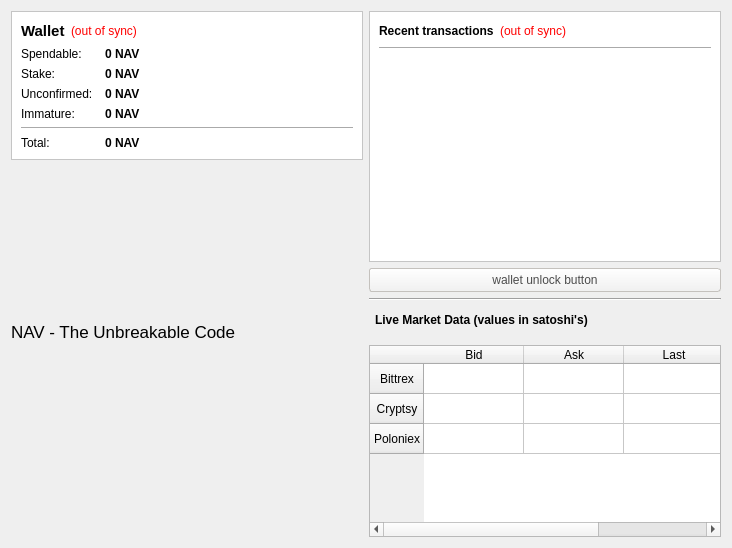
<?xml version="1.0" encoding="UTF-8"?>
<ui version="4.0">
 <class>OverviewPage</class>
 <widget class="QWidget" name="OverviewPage">
  <property name="geometry">
   <rect>
    <x>0</x>
    <y>0</y>
    <width>732</width>
    <height>548</height>
   </rect>
  </property>
  <property name="windowTitle">
   <string>Form</string>
  </property>
  <property name="styleSheet">
   <string notr="true"/>
  </property>
  <layout class="QHBoxLayout" name="horizontalLayout" stretch="0,0">
   <item>
    <layout class="QVBoxLayout" name="verticalLayout_2" stretch="0,0,0,0,0,0">
     <property name="sizeConstraint">
      <enum>QLayout::SetMinimumSize</enum>
     </property>
     <item>
      <widget class="QFrame" name="frame">
       <property name="styleSheet">
        <string notr="true">background-color: rgb(255,255,255);</string>
       </property>
       <property name="frameShape">
        <enum>QFrame::StyledPanel</enum>
       </property>
       <property name="frameShadow">
        <enum>QFrame::Raised</enum>
       </property>
       <layout class="QVBoxLayout" name="verticalLayout_4">
        <item>
         <layout class="QHBoxLayout" name="horizontalLayout_4">
          <item>
           <widget class="QLabel" name="label_5">
            <property name="font">
             <font>
              <pointsize>11</pointsize>
              <weight>75</weight>
              <bold>true</bold>
             </font>
            </property>
            <property name="text">
             <string>Wallet</string>
            </property>
           </widget>
          </item>
          <item>
           <widget class="QLabel" name="labelWalletStatus">
            <property name="toolTip">
             <string>The displayed information may be out of date. Your wallet automatically synchronizes with the NavajoCoin network after a connection is established, but this process has not completed yet.</string>
            </property>
            <property name="styleSheet">
             <string notr="true">QLabel { color: red; }</string>
            </property>
            <property name="text">
             <string notr="true">(out of sync)</string>
            </property>
            <property name="alignment">
             <set>Qt::AlignLeading|Qt::AlignLeft|Qt::AlignVCenter</set>
            </property>
           </widget>
          </item>
          <item>
           <spacer name="horizontalSpacer_2">
            <property name="orientation">
             <enum>Qt::Horizontal</enum>
            </property>
            <property name="sizeHint" stdset="0">
             <size>
              <width>40</width>
              <height>20</height>
             </size>
            </property>
           </spacer>
          </item>
         </layout>
        </item>
        <item>
         <layout class="QFormLayout" name="formLayout_2">
          <property name="fieldGrowthPolicy">
           <enum>QFormLayout::AllNonFixedFieldsGrow</enum>
          </property>
          <property name="horizontalSpacing">
           <number>12</number>
          </property>
          <property name="verticalSpacing">
           <number>6</number>
          </property>
          <item row="0" column="0">
           <widget class="QLabel" name="label">
            <property name="text">
             <string>Spendable:</string>
            </property>
           </widget>
          </item>
          <item row="0" column="1">
           <widget class="QLabel" name="labelBalance">
            <property name="font">
             <font>
              <weight>75</weight>
              <bold>true</bold>
             </font>
            </property>
            <property name="cursor">
             <cursorShape>IBeamCursor</cursorShape>
            </property>
            <property name="toolTip">
             <string>Your current spendable balance</string>
            </property>
            <property name="text">
             <string notr="true">0 NAV</string>
            </property>
            <property name="textInteractionFlags">
             <set>Qt::LinksAccessibleByMouse|Qt::TextSelectableByKeyboard|Qt::TextSelectableByMouse</set>
            </property>
           </widget>
          </item>
          <item row="1" column="0">
           <widget class="QLabel" name="label_6">
            <property name="text">
             <string>Stake:</string>
            </property>
           </widget>
          </item>
          <item row="1" column="1">
           <widget class="QLabel" name="labelStake">
            <property name="font">
             <font>
              <weight>75</weight>
              <bold>true</bold>
             </font>
            </property>
            <property name="cursor">
             <cursorShape>IBeamCursor</cursorShape>
            </property>
            <property name="toolTip">
             <string>Total of coins that was staked, and do not yet count toward the current balance</string>
            </property>
            <property name="text">
             <string notr="true">0 NAV</string>
            </property>
            <property name="textInteractionFlags">
             <set>Qt::LinksAccessibleByMouse|Qt::TextSelectableByKeyboard|Qt::TextSelectableByMouse</set>
            </property>
           </widget>
          </item>
          <item row="2" column="0">
           <widget class="QLabel" name="label_3">
            <property name="text">
             <string>Unconfirmed:</string>
            </property>
           </widget>
          </item>
          <item row="2" column="1">
           <widget class="QLabel" name="labelUnconfirmed">
            <property name="font">
             <font>
              <weight>75</weight>
              <bold>true</bold>
             </font>
            </property>
            <property name="cursor">
             <cursorShape>IBeamCursor</cursorShape>
            </property>
            <property name="toolTip">
             <string>Total of transactions that have yet to be confirmed, and do not yet count toward the current balance</string>
            </property>
            <property name="text">
             <string notr="true">0 NAV</string>
            </property>
            <property name="textInteractionFlags">
             <set>Qt::LinksAccessibleByMouse|Qt::TextSelectableByKeyboard|Qt::TextSelectableByMouse</set>
            </property>
           </widget>
          </item>
          <item row="3" column="0">
           <widget class="QLabel" name="labelImmatureText">
            <property name="text">
             <string>Immature:</string>
            </property>
           </widget>
          </item>
          <item row="3" column="1">
           <widget class="QLabel" name="labelImmature">
            <property name="font">
             <font>
              <weight>75</weight>
              <bold>true</bold>
             </font>
            </property>
            <property name="toolTip">
             <string>Mined balance that has not yet matured</string>
            </property>
            <property name="text">
             <string notr="true">0 NAV</string>
            </property>
            <property name="textInteractionFlags">
             <set>Qt::LinksAccessibleByMouse|Qt::TextSelectableByKeyboard|Qt::TextSelectableByMouse</set>
            </property>
           </widget>
          </item>
          <item row="4" column="0" colspan="2">
           <widget class="Line" name="line">
            <property name="orientation">
             <enum>Qt::Horizontal</enum>
            </property>
           </widget>
          </item>
          <item row="5" column="0">
           <widget class="QLabel" name="labelTotalText">
            <property name="text">
             <string>Total:</string>
            </property>
           </widget>
          </item>
          <item row="5" column="1">
           <widget class="QLabel" name="labelTotal">
            <property name="font">
             <font>
              <weight>75</weight>
              <bold>true</bold>
             </font>
            </property>
            <property name="cursor">
             <cursorShape>IBeamCursor</cursorShape>
            </property>
            <property name="toolTip">
             <string>Your current total balance</string>
            </property>
            <property name="text">
             <string notr="true">0 NAV</string>
            </property>
            <property name="textInteractionFlags">
             <set>Qt::LinksAccessibleByMouse|Qt::TextSelectableByKeyboard|Qt::TextSelectableByMouse</set>
            </property>
           </widget>
          </item>
         </layout>
        </item>
       </layout>
      </widget>
     </item>
     <item>
      <spacer name="verticalSpacer">
       <property name="orientation">
        <enum>Qt::Vertical</enum>
       </property>
       <property name="sizeHint" stdset="0">
        <size>
         <width>20</width>
         <height>40</height>
        </size>
       </property>
      </spacer>
     </item>
     <item>
      <layout class="QVBoxLayout" name="verticalLayout_6">
       <property name="spacing">
        <number>0</number>
       </property>
       <property name="sizeConstraint">
        <enum>QLayout::SetDefaultConstraint</enum>
       </property>
       <property name="topMargin">
        <number>0</number>
       </property>
       <property name="rightMargin">
        <number>0</number>
       </property>
       <property name="bottomMargin">
        <number>0</number>
       </property>
       <item>
        <widget class="QLabel" name="label_icon_title">
         <property name="font">
          <font>
           <pointsize>13</pointsize>
          </font>
         </property>
         <property name="layoutDirection">
          <enum>Qt::LeftToRight</enum>
         </property>
         <property name="styleSheet">
          <string notr="true">QLabel{qproperty-alignment: AlignCenter; }</string>
         </property>
         <property name="text">
          <string>NAV - The Unbreakable Code</string>
         </property>
        </widget>
       </item>
      </layout>
     </item>
     <item>
      <widget class="QLabel" name="label_9">
       <property name="text">
        <string/>
       </property>
       <property name="pixmap">
        <pixmap resource="../bitcoin.qrc">:/images/res/images/splash-resize.png</pixmap>
       </property>
       <property name="scaledContents">
        <bool>false</bool>
       </property>
       <property name="alignment">
        <set>Qt::AlignCenter</set>
       </property>
      </widget>
     </item>
     <item>
      <spacer name="verticalSpacer_4">
       <property name="orientation">
        <enum>Qt::Vertical</enum>
       </property>
       <property name="sizeHint" stdset="0">
        <size>
         <width>20</width>
         <height>40</height>
        </size>
       </property>
      </spacer>
     </item>
     <item>
      <layout class="QVBoxLayout" name="verticalLayout_8">
       <property name="spacing">
        <number>0</number>
       </property>
       <property name="leftMargin">
        <number>12</number>
       </property>
       <property name="topMargin">
        <number>0</number>
       </property>
       <property name="rightMargin">
        <number>12</number>
       </property>
       <property name="bottomMargin">
        <number>0</number>
       </property>
       <item>
        <widget class="QLabel" name="label_2">
         <property name="text">
          <string/>
         </property>
         <property name="pixmap">
          <pixmap>:/images/Wallet_Logo</pixmap>
         </property>
         <property name="alignment">
          <set>Qt::AlignCenter</set>
         </property>
        </widget>
       </item>
      </layout>
     </item>
    </layout>
   </item>
   <item>
    <layout class="QVBoxLayout" name="verticalLayout_3">
     <property name="spacing">
      <number>6</number>
     </property>
     <item>
      <widget class="QFrame" name="frame_2">
       <property name="styleSheet">
        <string notr="true">background-color: rgb(255,255,255);</string>
       </property>
       <property name="frameShape">
        <enum>QFrame::StyledPanel</enum>
       </property>
       <property name="frameShadow">
        <enum>QFrame::Raised</enum>
       </property>
       <layout class="QVBoxLayout" name="verticalLayout">
        <item>
         <layout class="QHBoxLayout" name="horizontalLayout_2">
          <item>
           <widget class="QLabel" name="label_4">
            <property name="text">
             <string>&lt;b&gt;Recent transactions&lt;/b&gt;</string>
            </property>
           </widget>
          </item>
          <item>
           <widget class="QLabel" name="labelTransactionsStatus">
            <property name="toolTip">
             <string>The displayed information may be out of date. Your wallet automatically synchronizes with the NavajoCoin network after a connection is established, but this process has not completed yet.</string>
            </property>
            <property name="styleSheet">
             <string notr="true">QLabel { color: red; }</string>
            </property>
            <property name="text">
             <string notr="true">(out of sync)</string>
            </property>
            <property name="alignment">
             <set>Qt::AlignRight|Qt::AlignTrailing|Qt::AlignVCenter</set>
            </property>
           </widget>
          </item>
          <item>
           <spacer name="horizontalSpacer">
            <property name="orientation">
             <enum>Qt::Horizontal</enum>
            </property>
            <property name="sizeHint" stdset="0">
             <size>
              <width>40</width>
              <height>20</height>
             </size>
            </property>
           </spacer>
          </item>
         </layout>
        </item>
        <item>
         <widget class="Line" name="line_2">
          <property name="orientation">
           <enum>Qt::Horizontal</enum>
          </property>
         </widget>
        </item>
        <item>
         <widget class="QListView" name="listTransactions">
          <property name="styleSheet">
           <string notr="true">QListView { background: transparent; }</string>
          </property>
          <property name="frameShape">
           <enum>QFrame::NoFrame</enum>
          </property>
          <property name="verticalScrollBarPolicy">
           <enum>Qt::ScrollBarAlwaysOff</enum>
          </property>
          <property name="horizontalScrollBarPolicy">
           <enum>Qt::ScrollBarAlwaysOff</enum>
          </property>
          <property name="selectionMode">
           <enum>QAbstractItemView::NoSelection</enum>
          </property>
         </widget>
        </item>
       </layout>
      </widget>
     </item>
     <item>
      <widget class="QPushButton" name="unlockWalletButton">
       <property name="sizePolicy">
        <sizepolicy hsizetype="Minimum" vsizetype="Fixed">
         <horstretch>0</horstretch>
         <verstretch>0</verstretch>
        </sizepolicy>
       </property>
       <property name="maximumSize">
        <size>
         <width>16777214</width>
         <height>16777214</height>
        </size>
       </property>
       <property name="toolTip">
        <string/>
       </property>
       <property name="styleSheet">
        <string notr="true">background-color: qlineargradient(spread:pad, x1:0, y1:1, x2:0, y2:0, stop:0 rgb(240,240,240), stop:1 rgb(255, 255, 255));
border-radius:3px;
border: 1px solid #C4C1BD;
color: #4C4C4C;
padding: 4px 0;</string>
       </property>
       <property name="text">
        <string>wallet unlock button</string>
       </property>
       <property name="checkable">
        <bool>false</bool>
       </property>
       <property name="autoDefault">
        <bool>false</bool>
       </property>
       <property name="default">
        <bool>true</bool>
       </property>
       <property name="flat">
        <bool>false</bool>
       </property>
      </widget>
     </item>
     <item>
      <widget class="Line" name="line_3">
       <property name="styleSheet">
        <string notr="true"/>
       </property>
       <property name="orientation">
        <enum>Qt::Horizontal</enum>
       </property>
      </widget>
     </item>
     <item>
      <layout class="QHBoxLayout" name="horizontalLayout_7">
       <property name="leftMargin">
        <number>6</number>
       </property>
       <property name="topMargin">
        <number>6</number>
       </property>
       <property name="rightMargin">
        <number>6</number>
       </property>
       <property name="bottomMargin">
        <number>0</number>
       </property>
       <item>
        <widget class="QLabel" name="label_7">
         <property name="font">
          <font>
           <weight>75</weight>
           <bold>true</bold>
          </font>
         </property>
         <property name="text">
          <string>Live Market Data (values in satoshi's)</string>
         </property>
        </widget>
       </item>
      </layout>
     </item>
     <item>
      <layout class="QVBoxLayout" name="verticalLayout_7">
       <property name="spacing">
        <number>0</number>
       </property>
       <property name="leftMargin">
        <number>0</number>
       </property>
       <property name="topMargin">
        <number>0</number>
       </property>
       <property name="rightMargin">
        <number>0</number>
       </property>
       <property name="bottomMargin">
        <number>0</number>
       </property>
       <item>
        <layout class="QHBoxLayout" name="horizontalLayout_5">
         <property name="spacing">
          <number>0</number>
         </property>
         <property name="leftMargin">
          <number>0</number>
         </property>
         <property name="topMargin">
          <number>6</number>
         </property>
         <property name="rightMargin">
          <number>0</number>
         </property>
         <property name="bottomMargin">
          <number>6</number>
         </property>
        </layout>
       </item>
       <item>
        <layout class="QHBoxLayout" name="horizontalLayout_8">
         <item>
          <widget class="QTableWidget" name="marketTableWidget">
           <property name="sizePolicy">
            <sizepolicy hsizetype="Minimum" vsizetype="Minimum">
             <horstretch>0</horstretch>
             <verstretch>0</verstretch>
            </sizepolicy>
           </property>
           <property name="styleSheet">
            <string notr="true"/>
           </property>
           <row>
            <property name="text">
             <string>Bittrex</string>
            </property>
            <property name="textAlignment">
             <set>AlignHCenter|AlignVCenter|AlignCenter</set>
            </property>
           </row>
           <row>
            <property name="text">
             <string>Cryptsy</string>
            </property>
            <property name="textAlignment">
             <set>AlignHCenter|AlignVCenter|AlignCenter</set>
            </property>
           </row>
           <row>
            <property name="text">
             <string>Poloniex</string>
            </property>
            <property name="textAlignment">
             <set>AlignHCenter|AlignVCenter|AlignCenter</set>
            </property>
           </row>
           <column>
            <property name="text">
             <string>Bid</string>
            </property>
            <property name="textAlignment">
             <set>AlignHCenter|AlignVCenter|AlignCenter</set>
            </property>
           </column>
           <column>
            <property name="text">
             <string>Ask</string>
            </property>
            <property name="textAlignment">
             <set>AlignHCenter|AlignVCenter|AlignCenter</set>
            </property>
           </column>
           <column>
            <property name="text">
             <string>Last</string>
            </property>
            <property name="textAlignment">
             <set>AlignHCenter|AlignVCenter|AlignCenter</set>
            </property>
           </column>
           <item row="0" column="0">
            <property name="text">
             <string/>
            </property>
            <property name="textAlignment">
             <set>AlignHCenter|AlignVCenter|AlignCenter</set>
            </property>
           </item>
           <item row="0" column="1">
            <property name="text">
             <string/>
            </property>
            <property name="textAlignment">
             <set>AlignHCenter|AlignVCenter|AlignCenter</set>
            </property>
           </item>
           <item row="0" column="2">
            <property name="text">
             <string/>
            </property>
            <property name="textAlignment">
             <set>AlignHCenter|AlignVCenter|AlignCenter</set>
            </property>
           </item>
           <item row="1" column="0">
            <property name="text">
             <string/>
            </property>
            <property name="textAlignment">
             <set>AlignHCenter|AlignVCenter|AlignCenter</set>
            </property>
           </item>
           <item row="1" column="1">
            <property name="text">
             <string/>
            </property>
            <property name="textAlignment">
             <set>AlignHCenter|AlignVCenter|AlignCenter</set>
            </property>
           </item>
           <item row="1" column="2">
            <property name="text">
             <string/>
            </property>
            <property name="textAlignment">
             <set>AlignHCenter|AlignVCenter|AlignCenter</set>
            </property>
           </item>
           <item row="2" column="0">
            <property name="text">
             <string/>
            </property>
            <property name="textAlignment">
             <set>AlignHCenter|AlignVCenter|AlignCenter</set>
            </property>
           </item>
           <item row="2" column="1">
            <property name="text">
             <string/>
            </property>
            <property name="textAlignment">
             <set>AlignHCenter|AlignVCenter|AlignCenter</set>
            </property>
           </item>
           <item row="2" column="2">
            <property name="text">
             <string/>
            </property>
            <property name="textAlignment">
             <set>AlignHCenter|AlignVCenter|AlignCenter</set>
            </property>
           </item>
          </widget>
         </item>
        </layout>
       </item>
      </layout>
     </item>
    </layout>
   </item>
  </layout>
 </widget>
 <resources>
  <include location="../bitcoin.qrc"/>
 </resources>
 <connections/>
</ui>
